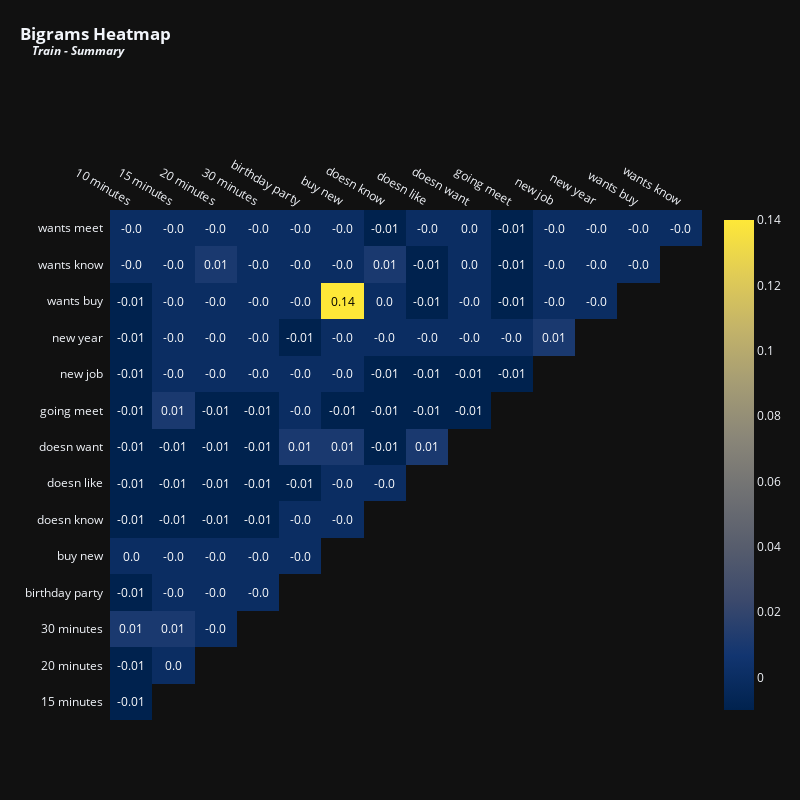

This figure's notebook cell:
### Markdown cell above
<p style="font-family: Calibri, serif; text-align: left;
          font-size: 24px; letter-spacing: .85px;color: #02011a">Once more, the correlations are not extremely strong. Still, we can see some pairs that seem reasonable to be together, such as <i>"good idea"</i> and <i>"sounds like"</i>.</p>

### Code cell
vectorizer = TfidfVectorizer(max_features = 15,stop_words = 'english',ngram_range = (2,2)) # Top 15 terms
x = vectorizer.fit_transform(train['summary'].fillna(''))
df_tfidfvect = pd.DataFrame(x.toarray(), columns=vectorizer.get_feature_names_out())
plot_correlation(df_tfidfvect, 'Bigrams', 'Train - Summary', 800, 800, 12)

### Figure 1 — Plotly figure (JSON) as saved in the notebook; plotly's stock layout.template omitted (floating-point values rounded to 4 significant figures)
{"data": [{"colorscale": [[0, "#00224e"], [0.1111, "#123570"], [0.2222, "#3b496c"], [0.3333, "#575d6d"], [0.4444, "#707173"], [0.5556, "#8a8678"], [0.6667, "#a59c74"], [0.7778, "#c3b369"], [0.8889, "#e1cc55"], [1, "#fee838"]], "reversescale": false, "showscale": false, "x": ["10 minutes", "15 minutes", "20 minutes", "30 minutes", "birthday party", "buy new", "doesn know", "doesn like", "doesn want", "going meet", "new job", "new year", "wants buy", "wants know"], "y": ["wants meet", "wants know", "wants buy", "new year", "new job", "going meet", "doesn want", "doesn like", "doesn know", "buy new", "birthday party", "30 minutes", "20 minutes", "15 minutes"], "z": [[0, 0, 0, 0, 0, 0, -0.01, 0, 0, -0.01, 0, 0, 0, 0], [0, 0, 0.01, 0, 0, 0, 0.01, -0.01, 0, -0.01, 0, 0, 0], [-0.01, 0, 0, 0, 0, 0.14, 0, -0.01, 0, -0.01, 0, 0], [-0.01, 0, 0, 0, -0.01, 0, 0, 0, 0, 0, 0.01], [-0.01, 0, 0, 0, 0, 0, -0.01, -0.01, -0.01, -0.01], [-0.01, 0.01, -0.01, -0.01, 0, -0.01, -0.01, -0.01, -0.01], [-0.01, -0.01, -0.01, -0.01, 0.01, 0.01, -0.01, 0.01], [-0.01, -0.01, -0.01, -0.01, -0.01, 0, 0], [-0.01, -0.01, -0.01, -0.01, 0, 0], [0, 0, 0, 0, 0], [-0.01, 0, 0, 0], [0.01, 0.01, 0], [-0.01, 0], [-0.01]], "type": "heatmap"}, {"colorscale": [[0, "#00224e"], [0.1111, "#123570"], [0.2222, "#3b496c"], [0.3333, "#575d6d"], [0.4444, "#707173"], [0.5556, "#8a8678"], [0.6667, "#a59c74"], [0.7778, "#c3b369"], [0.8889, "#e1cc55"], [1, "#fee838"]], "showscale": true, "visible": true, "z": [[0, 0, 0, 0, 0, 0, -0.01, 0, 0, -0.01, 0, 0, 0, 0], [0, 0, 0.01, 0, 0, 0, 0.01, -0.01, 0, -0.01, 0, 0, 0], [-0.01, 0, 0, 0, 0, 0.14, 0, -0.01, 0, -0.01, 0, 0], [-0.01, 0, 0, 0, -0.01, 0, 0, 0, 0, 0, 0.01], [-0.01, 0, 0, 0, 0, 0, -0.01, -0.01, -0.01, -0.01], [-0.01, 0.01, -0.01, -0.01, 0, -0.01, -0.01, -0.01, -0.01], [-0.01, -0.01, -0.01, -0.01, 0.01, 0.01, -0.01, 0.01], [-0.01, -0.01, -0.01, -0.01, -0.01, 0, 0], [-0.01, -0.01, -0.01, -0.01, 0, 0], [0, 0, 0, 0, 0], [-0.01, 0, 0, 0], [0.01, 0.01, 0], [-0.01, 0], [-0.01]], "type": "heatmap"}], "layout": {"annotations": [{"font": {"color": "#FFFFFF", "size": 12}, "showarrow": false, "text": "-0.0", "x": "10 minutes", "xref": "x", "y": "wants meet", "yref": "y"}, {"font": {"color": "#FFFFFF", "size": 12}, "showarrow": false, "text": "-0.0", "x": "15 minutes", "xref": "x", "y": "wants meet", "yref": "y"}, {"font": {"color": "#FFFFFF", "size": 12}, "showarrow": false, "text": "-0.0", "x": "20 minutes", "xref": "x", "y": "wants meet", "yref": "y"}, {"font": {"color": "#FFFFFF", "size": 12}, "showarrow": false, "text": "-0.0", "x": "30 minutes", "xref": "x", "y": "wants meet", "yref": "y"}, {"font": {"color": "#FFFFFF", "size": 12}, "showarrow": false, "text": "-0.0", "x": "birthday party", "xref": "x", "y": "wants meet", "yref": "y"}, {"font": {"color": "#FFFFFF", "size": 12}, "showarrow": false, "text": "-0.0", "x": "buy new", "xref": "x", "y": "wants meet", "yref": "y"}, {"font": {"color": "#FFFFFF", "size": 12}, "showarrow": false, "text": "-0.01", "x": "doesn know", "xref": "x", "y": "wants meet", "yref": "y"}, {"font": {"color": "#FFFFFF", "size": 12}, "showarrow": false, "text": "-0.0", "x": "doesn like", "xref": "x", "y": "wants meet", "yref": "y"}, {"font": {"color": "#FFFFFF", "size": 12}, "showarrow": false, "text": "0.0", "x": "doesn want", "xref": "x", "y": "wants meet", "yref": "y"}, {"font": {"color": "#FFFFFF", "size": 12}, "showarrow": false, "text": "-0.01", "x": "going meet", "xref": "x", "y": "wants meet", "yref": "y"}, {"font": {"color": "#FFFFFF", "size": 12}, "showarrow": false, "text": "-0.0", "x": "new job", "xref": "x", "y": "wants meet", "yref": "y"}, {"font": {"color": "#FFFFFF", "size": 12}, "showarrow": false, "text": "-0.0", "x": "new year", "xref": "x", "y": "wants meet", "yref": "y"}, {"font": {"color": "#FFFFFF", "size": 12}, "showarrow": false, "text": "-0.0", "x": "wants buy", "xref": "x", "y": "wants meet", "yref": "y"}, {"font": {"color": "#FFFFFF", "size": 12}, "showarrow": false, "text": "-0.0", "x": "wants know", "xref": "x", "y": "wants meet", "yref": "y"}, {"font": {"color": "#FFFFFF", "size": 12}, "showarrow": false, "text": "-0.0", "x": "10 minutes", "xref": "x", "y": "wants know", "yref": "y"}, {"font": {"color": "#FFFFFF", "size": 12}, "showarrow": false, "text": "-0.0", "x": "15 minutes", "xref": "x", "y": "wants know", "yref": "y"}, {"font": {"color": "#FFFFFF", "size": 12}, "showarrow": false, "text": "0.01", "x": "20 minutes", "xref": "x", "y": "wants know", "yref": "y"}, {"font": {"color": "#FFFFFF", "size": 12}, "showarrow": false, "text": "-0.0", "x": "30 minutes", "xref": "x", "y": "wants know", "yref": "y"}, {"font": {"color": "#FFFFFF", "size": 12}, "showarrow": false, "text": "-0.0", "x": "birthday party", "xref": "x", "y": "wants know", "yref": "y"}, {"font": {"color": "#FFFFFF", "size": 12}, "showarrow": false, "text": "-0.0", "x": "buy new", "xref": "x", "y": "wants know", "yref": "y"}, {"font": {"color": "#FFFFFF", "size": 12}, "showarrow": false, "text": "0.01", "x": "doesn know", "xref": "x", "y": "wants know", "yref": "y"}, {"font": {"color": "#FFFFFF", "size": 12}, "showarrow": false, "text": "-0.01", "x": "doesn like", "xref": "x", "y": "wants know", "yref": "y"}, {"font": {"color": "#FFFFFF", "size": 12}, "showarrow": false, "text": "0.0", "x": "doesn want", "xref": "x", "y": "wants know", "yref": "y"}, {"font": {"color": "#FFFFFF", "size": 12}, "showarrow": false, "text": "-0.01", "x": "going meet", "xref": "x", "y": "wants know", "yref": "y"}, {"font": {"color": "#FFFFFF", "size": 12}, "showarrow": false, "text": "-0.0", "x": "new job", "xref": "x", "y": "wants know", "yref": "y"}, {"font": {"color": "#FFFFFF", "size": 12}, "showarrow": false, "text": "-0.0", "x": "new year", "xref": "x", "y": "wants know", "yref": "y"}, {"font": {"color": "#FFFFFF", "size": 12}, "showarrow": false, "text": "-0.0", "x": "wants buy", "xref": "x", "y": "wants know", "yref": "y"}, {"font": {"color": "#FFFFFF", "size": 12}, "showarrow": false, "text": "-0.01", "x": "10 minutes", "xref": "x", "y": "wants buy", "yref": "y"}, {"font": {"color": "#FFFFFF", "size": 12}, "showarrow": false, "text": "-0.0", "x": "15 minutes", "xref": "x", "y": "wants buy", "yref": "y"}, {"font": {"color": "#FFFFFF", "size": 12}, "showarrow": false, "text": "-0.0", "x": "20 minutes", "xref": "x", "y": "wants buy", "yref": "y"}, {"font": {"color": "#FFFFFF", "size": 12}, "showarrow": false, "text": "-0.0", "x": "30 minutes", "xref": "x", "y": "wants buy", "yref": "y"}, {"font": {"color": "#FFFFFF", "size": 12}, "showarrow": false, "text": "-0.0", "x": "birthday party", "xref": "x", "y": "wants buy", "yref": "y"}, {"font": {"color": "#000000", "size": 12}, "showarrow": false, "text": "0.14", "x": "buy new", "xref": "x", "y": "wants buy", "yref": "y"}, {"font": {"color": "#FFFFFF", "size": 12}, "showarrow": false, "text": "0.0", "x": "doesn know", "xref": "x", "y": "wants buy", "yref": "y"}, {"font": {"color": "#FFFFFF", "size": 12}, "showarrow": false, "text": "-0.01", "x": "doesn like", "xref": "x", "y": "wants buy", "yref": "y"}, {"font": {"color": "#FFFFFF", "size": 12}, "showarrow": false, "text": "-0.0", "x": "doesn want", "xref": "x", "y": "wants buy", "yref": "y"}, {"font": {"color": "#FFFFFF", "size": 12}, "showarrow": false, "text": "-0.01", "x": "going meet", "xref": "x", "y": "wants buy", "yref": "y"}, {"font": {"color": "#FFFFFF", "size": 12}, "showarrow": false, "text": "-0.0", "x": "new job", "xref": "x", "y": "wants buy", "yref": "y"}, {"font": {"color": "#FFFFFF", "size": 12}, "showarrow": false, "text": "-0.0", "x": "new year", "xref": "x", "y": "wants buy", "yref": "y"}, {"font": {"color": "#FFFFFF", "size": 12}, "showarrow": false, "text": "-0.01", "x": "10 minutes", "xref": "x", "y": "new year", "yref": "y"}, {"font": {"color": "#FFFFFF", "size": 12}, "showarrow": false, "text": "-0.0", "x": "15 minutes", "xref": "x", "y": "new year", "yref": "y"}, {"font": {"color": "#FFFFFF", "size": 12}, "showarrow": false, "text": "-0.0", "x": "20 minutes", "xref": "x", "y": "new year", "yref": "y"}, {"font": {"color": "#FFFFFF", "size": 12}, "showarrow": false, "text": "-0.0", "x": "30 minutes", "xref": "x", "y": "new year", "yref": "y"}, {"font": {"color": "#FFFFFF", "size": 12}, "showarrow": false, "text": "-0.01", "x": "birthday party", "xref": "x", "y": "new year", "yref": "y"}, {"font": {"color": "#FFFFFF", "size": 12}, "showarrow": false, "text": "-0.0", "x": "buy new", "xref": "x", "y": "new year", "yref": "y"}, {"font": {"color": "#FFFFFF", "size": 12}, "showarrow": false, "text": "-0.0", "x": "doesn know", "xref": "x", "y": "new year", "yref": "y"}, {"font": {"color": "#FFFFFF", "size": 12}, "showarrow": false, "text": "-0.0", "x": "doesn like", "xref": "x", "y": "new year", "yref": "y"}, {"font": {"color": "#FFFFFF", "size": 12}, "showarrow": false, "text": "-0.0", "x": "doesn want", "xref": "x", "y": "new year", "yref": "y"}, {"font": {"color": "#FFFFFF", "size": 12}, "showarrow": false, "text": "-0.0", "x": "going meet", "xref": "x", "y": "new year", "yref": "y"}, {"font": {"color": "#FFFFFF", "size": 12}, "showarrow": false, "text": "0.01", "x": "new job", "xref": "x", "y": "new year", "yref": "y"}, {"font": {"color": "#FFFFFF", "size": 12}, "showarrow": false, "text": "-0.01", "x": "10 minutes", "xref": "x", "y": "new job", "yref": "y"}, {"font": {"color": "#FFFFFF", "size": 12}, "showarrow": false, "text": "-0.0", "x": "15 minutes", "xref": "x", "y": "new job", "yref": "y"}, {"font": {"color": "#FFFFFF", "size": 12}, "showarrow": false, "text": "-0.0", "x": "20 minutes", "xref": "x", "y": "new job", "yref": "y"}, {"font": {"color": "#FFFFFF", "size": 12}, "showarrow": false, "text": "-0.0", "x": "30 minutes", "xref": "x", "y": "new job", "yref": "y"}, {"font": {"color": "#FFFFFF", "size": 12}, "showarrow": false, "text": "-0.0", "x": "birthday party", "xref": "x", "y": "new job", "yref": "y"}, {"font": {"color": "#FFFFFF", "size": 12}, "showarrow": false, "text": "-0.0", "x": "buy new", "xref": "x", "y": "new job", "yref": "y"}, {"font": {"color": "#FFFFFF", "size": 12}, "showarrow": false, "text": "-0.01", "x": "doesn know", "xref": "x", "y": "new job", "yref": "y"}, {"font": {"color": "#FFFFFF", "size": 12}, "showarrow": false, "text": "-0.01", "x": "doesn like", "xref": "x", "y": "new job", "yref": "y"}, {"font": {"color": "#FFFFFF", "size": 12}, "showarrow": false, "text": "-0.01", "x": "doesn want", "xref": "x", "y": "new job", "yref": "y"}, {"font": {"color": "#FFFFFF", "size": 12}, "showarrow": false, "text": "-0.01", "x": "going meet", "xref": "x", "y": "new job", "yref": "y"}, {"font": {"color": "#FFFFFF", "size": 12}, "showarrow": false, "text": "-0.01", "x": "10 minutes", "xref": "x", "y": "going meet", "yref": "y"}, {"font": {"color": "#FFFFFF", "size": 12}, "showarrow": false, "text": "0.01", "x": "15 minutes", "xref": "x", "y": "going meet", "yref": "y"}, {"font": {"color": "#FFFFFF", "size": 12}, "showarrow": false, "text": "-0.01", "x": "20 minutes", "xref": "x", "y": "going meet", "yref": "y"}, {"font": {"color": "#FFFFFF", "size": 12}, "showarrow": false, "text": "-0.01", "x": "30 minutes", "xref": "x", "y": "going meet", "yref": "y"}, {"font": {"color": "#FFFFFF", "size": 12}, "showarrow": false, "text": "-0.0", "x": "birthday party", "xref": "x", "y": "going meet", "yref": "y"}, {"font": {"color": "#FFFFFF", "size": 12}, "showarrow": false, "text": "-0.01", "x": "buy new", "xref": "x", "y": "going meet", "yref": "y"}, {"font": {"color": "#FFFFFF", "size": 12}, "showarrow": false, "text": "-0.01", "x": "doesn know", "xref": "x", "y": "going meet", "yref": "y"}, {"font": {"color": "#FFFFFF", "size": 12}, "showarrow": false, "text": "-0.01", "x": "doesn like", "xref": "x", "y": "going meet", "yref": "y"}, {"font": {"color": "#FFFFFF", "size": 12}, "showarrow": false, "text": "-0.01", "x": "doesn want", "xref": "x", "y": "going meet", "yref": "y"}, {"font": {"color": "#FFFFFF", "size": 12}, "showarrow": false, "text": "-0.01", "x": "10 minutes", "xref": "x", "y": "doesn want", "yref": "y"}, {"font": {"color": "#FFFFFF", "size": 12}, "showarrow": false, "text": "-0.01", "x": "15 minutes", "xref": "x", "y": "doesn want", "yref": "y"}, {"font": {"color": "#FFFFFF", "size": 12}, "showarrow": false, "text": "-0.01", "x": "20 minutes", "xref": "x", "y": "doesn want", "yref": "y"}, {"font": {"color": "#FFFFFF", "size": 12}, "showarrow": false, "text": "-0.01", "x": "30 minutes", "xref": "x", "y": "doesn want", "yref": "y"}, {"font": {"color": "#FFFFFF", "size": 12}, "showarrow": false, "text": "0.01", "x": "birthday party", "xref": "x", "y": "doesn want", "yref": "y"}, {"font": {"color": "#FFFFFF", "size": 12}, "showarrow": false, "text": "0.01", "x": "buy new", "xref": "x", "y": "doesn want", "yref": "y"}, {"font": {"color": "#FFFFFF", "size": 12}, "showarrow": false, "text": "-0.01", "x": "doesn know", "xref": "x", "y": "doesn want", "yref": "y"}, {"font": {"color": "#FFFFFF", "size": 12}, "showarrow": false, "text": "0.01", "x": "doesn like", "xref": "x", "y": "doesn want", "yref": "y"}, {"font": {"color": "#FFFFFF", "size": 12}, "showarrow": false, "text": "-0.01", "x": "10 minutes", "xref": "x", "y": "doesn like", "yref": "y"}, {"font": {"color": "#FFFFFF", "size": 12}, "showarrow": false, "text": "-0.01", "x": "15 minutes", "xref": "x", "y": "doesn like", "yref": "y"}, {"font": {"color": "#FFFFFF", "size": 12}, "showarrow": false, "text": "-0.01", "x": "20 minutes", "xref": "x", "y": "doesn like", "yref": "y"}, {"font": {"color": "#FFFFFF", "size": 12}, "showarrow": false, "text": "-0.01", "x": "30 minutes", "xref": "x", "y": "doesn like", "yref": "y"}, {"font": {"color": "#FFFFFF", "size": 12}, "showarrow": false, "text": "-0.01", "x": "birthday party", "xref": "x", "y": "doesn like", "yref": "y"}, {"font": {"color": "#FFFFFF", "size": 12}, "showarrow": false, "text": "-0.0", "x": "buy new", "xref": "x", "y": "doesn like", "yref": "y"}, {"font": {"color": "#FFFFFF", "size": 12}, "showarrow": false, "text": "-0.0", "x": "doesn know", "xref": "x", "y": "doesn like", "yref": "y"}, {"font": {"color": "#FFFFFF", "size": 12}, "showarrow": false, "text": "-0.01", "x": "10 minutes", "xref": "x", "y": "doesn know", "yref": "y"}, {"font": {"color": "#FFFFFF", "size": 12}, "showarrow": false, "text": "-0.01", "x": "15 minutes", "xref": "x", "y": "doesn know", "yref": "y"}, {"font": {"color": "#FFFFFF", "size": 12}, "showarrow": false, "text": "-0.01", "x": "20 minutes", "xref": "x", "y": "doesn know", "yref": "y"}, {"font": {"color": "#FFFFFF", "size": 12}, "showarrow": false, "text": "-0.01", "x": "30 minutes", "xref": "x", "y": "doesn know", "yref": "y"}, {"font": {"color": "#FFFFFF", "size": 12}, "showarrow": false, "text": "-0.0", "x": "birthday party", "xref": "x", "y": "doesn know", "yref": "y"}, {"font": {"color": "#FFFFFF", "size": 12}, "showarrow": false, "text": "-0.0", "x": "buy new", "xref": "x", "y": "doesn know", "yref": "y"}, {"font": {"color": "#FFFFFF", "size": 12}, "showarrow": false, "text": "0.0", "x": "10 minutes", "xref": "x", "y": "buy new", "yref": "y"}, {"font": {"color": "#FFFFFF", "size": 12}, "showarrow": false, "text": "-0.0", "x": "15 minutes", "xref": "x", "y": "buy new", "yref": "y"}, {"font": {"color": "#FFFFFF", "size": 12}, "showarrow": false, "text": "-0.0", "x": "20 minutes", "xref": "x", "y": "buy new", "yref": "y"}, {"font": {"color": "#FFFFFF", "size": 12}, "showarrow": false, "text": "-0.0", "x": "30 minutes", "xref": "x", "y": "buy new", "yref": "y"}, {"font": {"color": "#FFFFFF", "size": 12}, "showarrow": false, "text": "-0.0", "x": "birthday party", "xref": "x", "y": "buy new", "yref": "y"}, {"font": {"color": "#FFFFFF", "size": 12}, "showarrow": false, "text": "-0.01", "x": "10 minutes", "xref": "x", "y": "birthday party", "yref": "y"}, {"font": {"color": "#FFFFFF", "size": 12}, "showarrow": false, "text": "-0.0", "x": "15 minutes", "xref": "x", "y": "birthday party", "yref": "y"}, {"font": {"color": "#FFFFFF", "size": 12}, "showarrow": false, "text": "-0.0", "x": "20 minutes", "xref": "x", "y": "birthday party", "yref": "y"}, {"font": {"color": "#FFFFFF", "size": 12}, "showarrow": false, "text": "-0.0", "x": "30 minutes", "xref": "x", "y": "birthday party", "yref": "y"}, {"font": {"color": "#FFFFFF", "size": 12}, "showarrow": false, "text": "0.01", "x": "10 minutes", "xref": "x", "y": "30 minutes", "yref": "y"}, {"font": {"color": "#FFFFFF", "size": 12}, "showarrow": false, "text": "0.01", "x": "15 minutes", "xref": "x", "y": "30 minutes", "yref": "y"}, {"font": {"color": "#FFFFFF", "size": 12}, "showarrow": false, "text": "-0.0", "x": "20 minutes", "xref": "x", "y": "30 minutes", "yref": "y"}, {"font": {"color": "#FFFFFF", "size": 12}, "showarrow": false, "text": "-0.01", "x": "10 minutes", "xref": "x", "y": "20 minutes", "yref": "y"}, {"font": {"color": "#FFFFFF", "size": 12}, "showarrow": false, "text": "0.0", "x": "15 minutes", "xref": "x", "y": "20 minutes", "yref": "y"}, {"font": {"color": "#FFFFFF", "size": 12}, "showarrow": false, "text": "-0.01", "x": "10 minutes", "xref": "x", "y": "15 minutes", "yref": "y"}], "xaxis": {"dtick": 1, "gridcolor": "rgb(0, 0, 0)", "side": "top", "ticks": "", "showgrid": false, "type": "category", "range": [-0.5, 13.5], "autorange": true}, "yaxis": {"dtick": 1, "ticks": "", "ticksuffix": "  ", "autorange": true, "showgrid": false, "type": "category", "range": [13.5, -0.5]}, "title": {"text": "<b>Bigrams Heatmap<br><sup>&nbsp;&nbsp;&nbsp;&nbsp;<i>Train - Summary</i></sup></b>", "x": 0.025, "xanchor": "left", "y": 0.95}, "margin": {"t": 210, "l": 110}, "height": 800, "width": 800}}
